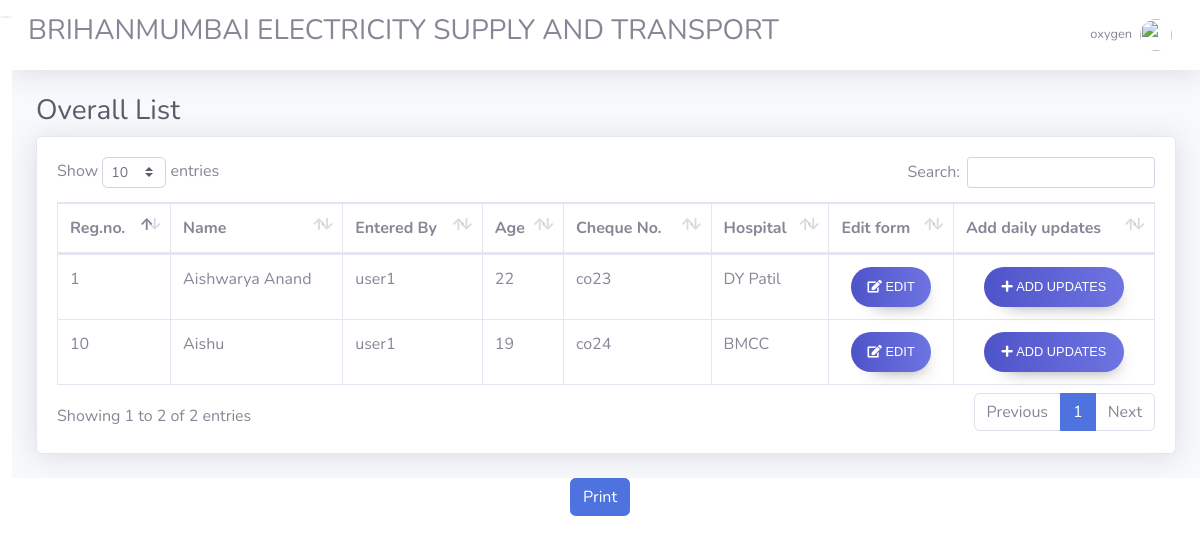
Screenshot of /oxygen/oxygenguy.php (signed in) with the database file from the repository.
### tables this page shows
CREATE TABLE `staff_details` (
  `regis_no` int(11) NOT NULL,
  `com_id` varchar(20) NOT NULL,
  `name` varchar(50) DEFAULT NULL,
  `age` int(11) DEFAULT NULL,
  `sex` varchar(10) DEFAULT NULL,
  `cheque_no` varchar(25) DEFAULT NULL,
  `mobile_no` bigint(12) DEFAULT NULL,
  `designation` varchar(30) DEFAULT NULL,
  `department` varchar(30) DEFAULT NULL,
  `depot` varchar(100) DEFAULT NULL,
  `addictions` varchar(100) DEFAULT NULL,
  `address` varchar(100) DEFAULT NULL,
  `comorbidity` varchar(100) DEFAULT NULL,
  `last_working` varchar(20) DEFAULT NULL,
  `travel_history` varchar(50) DEFAULT NULL,
  `exposure` varchar(100) DEFAULT NULL,
  `symptoms` varchar(100) DEFAULT NULL,
  `testing_date` varchar(20) DEFAULT NULL,
  `hospital` varchar(50) DEFAULT NULL,
  `admission_date` varchar(20) DEFAULT NULL,
  `oxygen` varchar(10) DEFAULT NULL,
  `discharge` varchar(10) DEFAULT NULL,
  `dis_date` varchar(10) DEFAULT NULL,
  `dis_no` varchar(20) DEFAULT NULL,
  `family` varchar(100) DEFAULT NULL,
  `followup` varchar(100) DEFAULT NULL
);

### oxygen/oxygenguy.php (the view, shortened to what this page needs)
<?php
include('../connect.php');
$query = "SELECT * FROM `staff_details` WHERE `oxygen`='Yes'";
$result = mysqli_query($conn,$query);
?>
<!DOCTYPE html>
<html lang="en">
<head>
  <link href="../vendor/fontawesome-free/css/all.min.css" rel="stylesheet" type="text/css">
  <link href="../css/sb-admin-2.min.css" rel="stylesheet">
  <link href="../vendor/datatables/dataTables.bootstrap4.min.css" rel="stylesheet">
  <link rel="stylesheet" type="text/css" media="print" href="../print.css">
</head>
<body id="page-top">
  <div id="wrapper">
      <div class="text-center d-none d-md-inline">
        <button class="rounded-circle border-0" id="sidebarToggle"></button>
      </div>
    <div id="content-wrapper" class="d-flex flex-column">
      <div id="content">
        <nav class="navbar navbar-expand navbar-light bg-white topbar mb-4 static-top shadow">
            <h3>BRIHANMUMBAI ELECTRICITY SUPPLY AND TRANSPORT</h3>
          <ul class="navbar-nav ml-auto">
            <li class="nav-item dropdown no-arrow">
              <a class="nav-link dropdown-toggle" href="#" id="userDropdown" role="button" data-toggle="dropdown" aria-haspopup="true" aria-expanded="false">
                <span class="mr-2 d-none d-lg-inline text-gray-600 small">oxygen</span>
                <img class="img-profile rounded-circle" src="https://source.unsplash.com/QAB-WJcbgJk/60x60">
              </a>
            </li>
          </ul>
        </nav>
        <div class="container-fluid">
          <h1 class="h3 mb-2 text-gray-800">Overall List</h1>
          <div class="card shadow mb-4">
            <div class="card-body">
              <div class="table-responsive">
                <table class="table table-bordered" id="dataTable" width="100%" cellspacing="0">
                  <thead>
                    <tr>
                      <th>Reg.no.</th>
                      <th>Name</th>
                      <th>Entered By</th>
                      <th>Age</th>
                      <th>Cheque No.</th>
                      <th>Hospital</th>
                      <th>Edit form</th>
                      <th>Add daily updates</th>
                    </tr>
                  </thead>
                  <tbody>
                <?php while($row = mysqli_fetch_array($result)){?>
                  <tr>
                      <td><?php echo $row['regis_no'];?></td>
                      <td><?php echo $row['name'];?></td>
                      <td><?php echo $row['com_id'];?></td>
                      <td><?php echo $row['age'];?></td>
                      <td><?php echo $row['cheque_no'];?></td>
                      <td><?php echo $row['hospital'];?></td>
                      <form action="oxyedit.php" method="POST">
                    <?php
                     $regis_no=$row['regis_no'];
                    echo "<td><div class='d-flex justify-content-around'>
                    <button type='submit' class='mybtn' name='submit' value='$regis_no' ><i class='fas fa-edit'></i> EDIT
                    </div></td>";
                    ?>
                    </form>
                    <form action="oxyupdate.php" method="POST">
                    <?php
                    echo "<td><div class='d-flex justify-content-around'>
                    <button type='submit' class='mybtn' name='submit' value='$regis_no' ><i class='fas fa-plus'></i>&nbsp;ADD UPDATES
                    </div></td>";
                    ?>
                    </form>
                  </tr>
                <?php }?>
                  </tbody>
                </table>
              </div>
            </div>
          </div>
        </div>
      </div>
    </div>
  </div>
    <div class="text-center">
        <button onclick="window.print();" class="btn btn-primary" id="print-btn">Print</button>
    </div>
</body>
</html>

### print.css (style rules this page uses)
#print-btn { display: none; visibility: none; }

### oxygen/oxygenguy.php (style rules this page uses)
button.mybtn { display: block; width: 80%; height: 40px; border-radius: 25px; outline: none; border: none; text-align: center; background-image: linear-gradient(to right, #4e54c8, #8f94fb); background-size: 200%; font-size: 0.8rem; font-weight:400; color: #fff; font-family: 'Poppins', sans-serif; text-transform: uppercase; cursor: pointer; transition: .5s; -webkit-box-shadow: 7px 10px 18px -15px rgba(0,0,0,0.75); -moz-box-shadow: 7px 10px 18px -15px rgba(0,0,0,0.75); box-shadow: 7px 10px 18px -15px rgba(0,0,0,0.75); }

### rows the page displays
staff_details: regis_no "1", name "Aishwarya Anand", com "user1", age "22", cheque_no "co23", hospital "DY Patil"
staff_details: regis_no "10", name "Aishu", com "user1", age "19", cheque_no "co24", hospital "BMCC"
